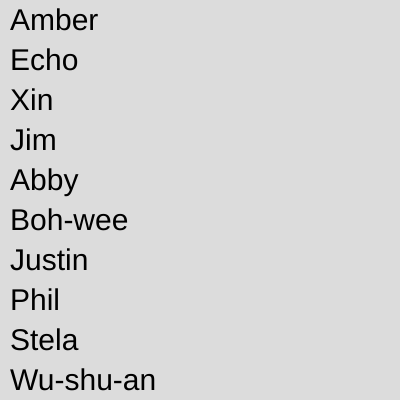
Frame 1 (no input)
Frame 60 (no input): identical to frame 1, image omitted
Frame 120 (the mouse pressed at the canvas centre since frame 60): identical to frame 1, image omitted

The p5.js sketch that drew this single still picture (run headless with seeded random() and noise() and a simulated clock; from frame 60 on, the mouse is pressed at the canvas centre):

// p5.js sketch
// ── sketch.js
let a_students = [
  'Amber',
  'Echo',
  'Xin',
  'Jim',
  'Abby',
  'Boh-wee',
  'Justin',
  'Phil',
  'Stela',
  'Wu-shu-an',
];
let a_run = false;

function setup() {
  createCanvas(400, 400);
  {
    // createCheckbox([label], [value])
    let a_check = createCheckbox('Run', a_run);
    a_check.changed(function() {
      a_run = this.checked();
    });
    a_check.style('font-size', '28px');
  }
}

function draw() {
  background(220);
  if (a_run) {
    a_students = shuffle(a_students);
  }
  let index = int(random(a_students.length))
  let margin = 10;
  let a_size = height / a_students.length;
  textSize(a_size - margin);
  let x = 10;
  let y = a_size;
  for (index = 0; index < a_students.length; index++) {
    text(a_students[index], 10, y - margin);
    y += a_size;
  }
}
